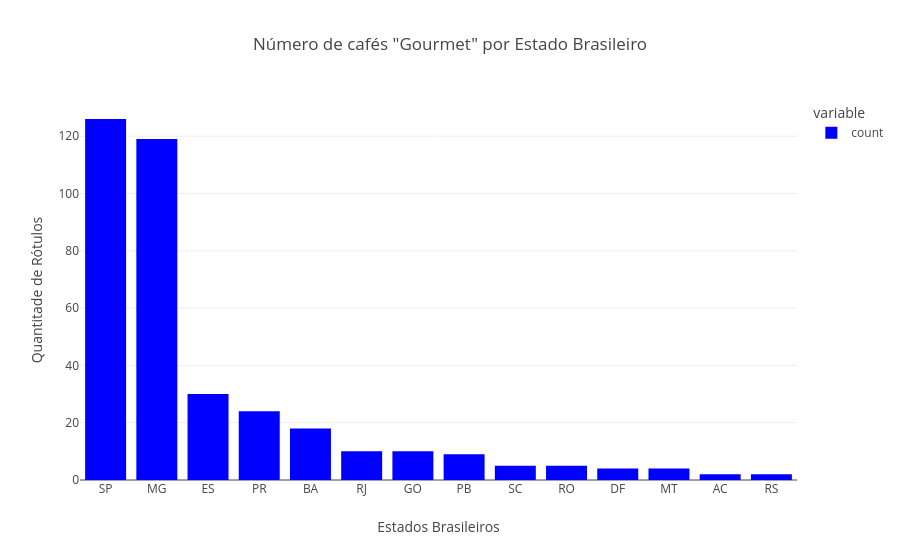

The notebook cell saved with this chart:
### Markdown cell above
## Cafés Gourmet
- Maioria dos estados brasileiros possuem produção, sendo a produção predominantemente paulista e mineira.  
Esta categoria é considerada a segunda melhor entre todas.

### Code cell
gourmet_por_estado = coffee_data['estado'][coffee_data['tipo_simbolo'] == 'Gourmet'].value_counts()
fig = px.bar(gourmet_por_estado, title='Número de cafés "Gourmet" por Estado Brasileiro', labels={'estado': 'Estados Brasileiros', 'value': 'Quantitade de Rótulos'})
fig.update_traces(marker_color='blue')

### Figure 1 — Plotly figure (JSON) as saved in the notebook; plotly's stock layout.template omitted (floating-point values rounded to 4 significant figures)
{"data": [{"hovertemplate": "variable=count<br>Estados Brasileiros=%{x}<br>Quantitade de Rótulos=%{y}<extra></extra>", "legendgroup": "count", "marker": {"color": "blue", "pattern": {"shape": ""}}, "name": "count", "orientation": "v", "showlegend": true, "textposition": "auto", "type": "bar", "x": ["SP", "MG", "ES", "PR", "BA", "RJ", "GO", "PB", "SC", "RO", "DF", "MT", "AC", "RS"], "xaxis": "x", "y": [126, 119, 30, 24, 18, 10, 10, 9, 5, 5, 4, 4, 2, 2], "yaxis": "y"}], "layout": {"barmode": "relative", "legend": {"title": {"text": "variable"}, "tracegroupgap": 0}, "title": {"text": "Número de cafés \"Gourmet\" por Estado Brasileiro"}, "xaxis": {"anchor": "y", "domain": [0, 1], "title": {"text": "Estados Brasileiros"}}, "yaxis": {"anchor": "x", "domain": [0, 1], "title": {"text": "Quantitade de Rótulos"}}}}
